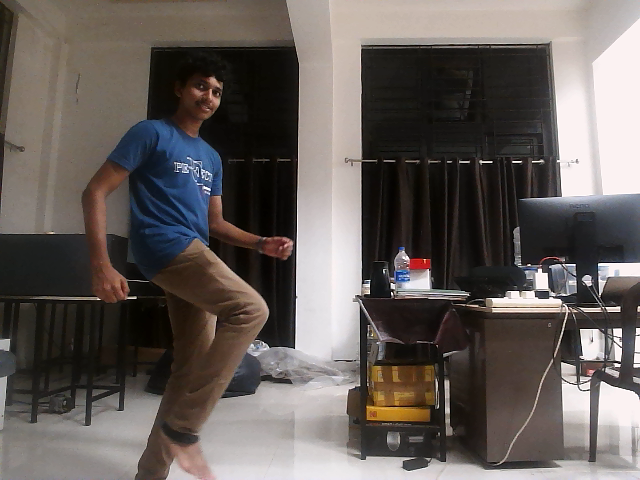
#> input picture img4.png, 640 x 480 px, given in place of the camera
$ python depth_optical_flow_test.py
#> lines starting #> are read from the running program, lines starting #| are printed output that depends on the picture
#> further down, l_frame is the input picture: shape (480, 640, 3); mean B, G, R 90, 93.6, 100.6
### core_modules/stereo_depth_sensing.py
import cv2 as cv
import numpy as np

def generate_depth_frame(left, right,cam_focal_length= 4.4e-3, baseline=25e-2):
    '''
    INPUT:

    Parameters:
        left: left camera feed as numpy array
        right: right camera feed as numpy array
        cam_focal_length:focal length of the camera used in the stereo cam module (in metres)
        baseline: relative separation of the cameras in the stereo-camera design (in metres)(default 25 cm (0.25 m))

    OUTPUT:
    Numpy array corresponding to the depth frame in metres.

    '''
#> called with cam_focal_length = 0.0044, baseline = 0.25

    #resizing for efficient computation
    left = cv.resize(left,(left.shape[1]//2, left.shape[0]//2))
    right = cv.resize(right, (right.shape[1]//2, right.shape[0]//2))

    left_gray = cv.cvtColor(left, cv.COLOR_RGB2GRAY)
    right_gray = cv.cvtColor(right, cv.COLOR_RGB2GRAY)

    # Apply Gaussian Blur
    imgL = cv.GaussianBlur(left_gray, (5, 5), 0)
    imgR = cv.GaussianBlur(right_gray, (5, 5), 0)

    # Apply CLAHE (Contrast Limited Adaptive Histogram Equalization)
    clahe = cv.createCLAHE(clipLimit=3.0, tileGridSize=(5, 5))
    imgL = clahe.apply(imgL)
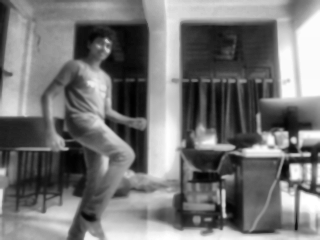
#> imgL: shape (240, 320); min 0, max 255, mean 117.7
    imgR = clahe.apply(imgR)

    # StereoSGBM Parameters
    min_disparity = 5
    num_disparities = 16*4  # Must be a multiple of 16
    block_size = 3  # Should be an odd number
    p1 = 8 * block_size**2  # Smoothness parameter 1
    p2 = 32 * block_size**2  # Smoothness parameter 2
    disp12_max_diff = 3
    uniqueness_ratio = 10
    speckle_window_size = 50
    speckle_range = 32
    pre_filter_cap = 63

    # StereoSGBM Matching
    stereo = cv.StereoSGBM_create(
        numDisparities=num_disparities,
        blockSize=block_size,
        minDisparity=min_disparity,
        P1=p1,
        P2=p2,
        disp12MaxDiff=disp12_max_diff,
        uniquenessRatio=uniqueness_ratio,
        speckleWindowSize=speckle_window_size,
        speckleRange=speckle_range,
        preFilterCap=pre_filter_cap,
        mode=cv.STEREO_SGBM_MODE_SGBM_3WAY
    )

    disparity = stereo.compute(imgL, imgR).astype(np.float32) / 16.0
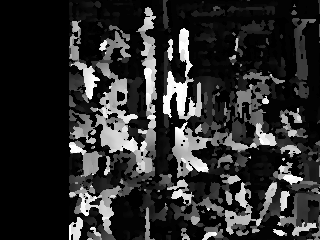
#> disparity: shape (240, 320) float32; min 4, max 68, mean 15.3; drawn with min black and max white

    # WLS Filtering
    lmbda = 8000
    sigma = 1.2
    wls_filter = cv.ximgproc.createDisparityWLSFilter(matcher_left=stereo)
    wls_filter.setLambda(lmbda)
    wls_filter.setSigmaColor(sigma)

    right_matcher = cv.ximgproc.createRightMatcher(stereo)
    disparity_right = right_matcher.compute(imgR, imgL).astype(np.float32) / 16.0
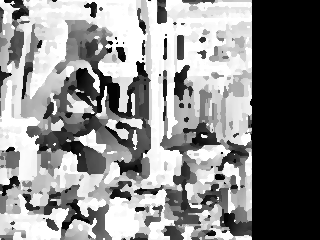
#> disparity_right: shape (240, 320) float32; min -69, max -5, mean -34.44; drawn with min black and max white
    filtered_disparity = wls_filter.filter(disparity, imgL, None, disparity_right)
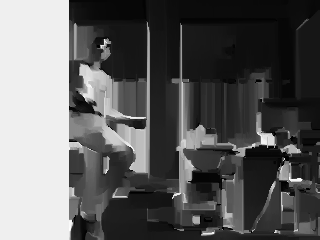
#> filtered_disparity: shape (240, 320) float32; min 4, max 68, mean 27.6; drawn with min black and max white

    # Normalize for visualization
    disparity_visual = cv.normalize(filtered_disparity, None, alpha=0, beta=255, norm_type=cv.NORM_MINMAX)
    disparity_visual = np.uint8(disparity_visual)

    # Avoid division by zero or negative disparities
    valid_disparity = np.where(filtered_disparity > 0, filtered_disparity, 1e-6)
    depth_map = (cam_focal_length * baseline) / valid_disparity

    #defining region of interest by slicing
    depth_map=depth_map[:,70:: ]
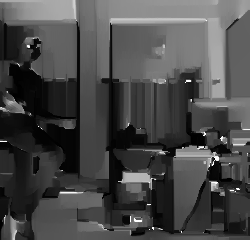
#> depth_map: shape (240, 250) float32; min 1.62e-05, max 0.000275, mean 9.08e-05; drawn with min black and max white

    return depth_map

### core_modules/optical_flow.py
import cv2
import math
import numpy as np

def compute_grid_flow(flow_magnitude, flow_direction,frame_width, frame_height, altitude, frame_rate,fov_x=45.83*math.pi/180, fov_y=70*math.pi/180):
    ''' INPUT: a 2D flow_magnitude frame  where each cell corresponds to the magnitude of flow vector at the corresponding pixel\t,\n
                another 2D flow_direction frame where each cell corresponds to the angle of flow vector  with repect to x axis at the corresponding pixel\t,\n
                horizontal_fov of stereocamera, vertical_fov of stereocamera, altitude and frame rate
        OUTPUT: a tuple of the form (velocity_magnitude,direction_angle) of the resultant velocity vector of all flow vectors in the frame'''
    V_grid_x = 0
    V_grid_y = 0

    for i in range(flow_magnitude.shape[0]):
        for j in range(flow_magnitude.shape[1]):
            V_grid_x += (2*(flow_magnitude[i, j]) * math.cos(flow_direction[i, j])*frame_rate*altitude*math.tan(fov_x/2))/frame_width
            V_grid_y += (2*((flow_magnitude[i, j]) * math.sin(flow_direction[i, j]) * -1)*frame_rate*altitude*math.tan(fov_y/2))/frame_height

    V_grid_x/=(flow_magnitude.shape[0]*flow_magnitude.shape[1])
    V_grid_y/=(flow_magnitude.shape[0]*flow_magnitude.shape[1])
    return (math.sqrt(V_grid_x**2 + V_grid_y**2),(2*math.pi)- math.atan2(V_grid_y,V_grid_x))


# [80 lines left out: functions vector_component, compute_net_flow, not called in this run]


# [8 lines of commented-out code are left out]


def detect_motion(depth_frame1, depth_frame2, altitude, frame_rate, h_fov=45.83*math.pi/180, v_fov=70*math.pi/180):

    #determining frame_height and frame_width
#> called with altitude = 0.8, frame_rate = 1.22, h_fov = 3, v_fov = 4.13
    frame_height=depth_frame1.shape[1]
#> frame_height = 250
    frame_width = depth_frame1.shape[0]
#> frame_width = 240

    #Normalizing the depth values
    depth_frame1 = cv2.normalize(depth_frame1, None, 0, 255, cv2.NORM_MINMAX).astype(np.uint8)
    depth_frame2 = cv2.normalize(depth_frame2, None, 0 , 255, cv2.NORM_MINMAX).astype(np.uint8)

    #Applying Colourmaps to frames to better visibility
    frame1 = cv2.applyColorMap(depth_frame1, cv2.COLORMAP_JET)
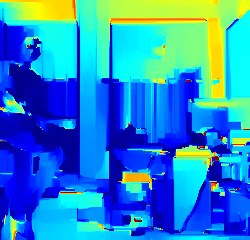
#> frame1: shape (240, 250, 3); mean B, G, R 202.5, 135.7, 37.1
    frame2 = cv2.applyColorMap(depth_frame2, cv2.COLORMAP_JET)

    # Convert to grayscale
    gray1 = cv2.cvtColor(frame1, cv2.COLOR_BGR2GRAY)
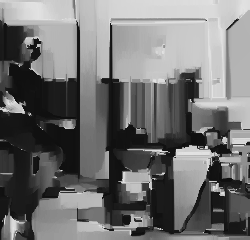
#> gray1: shape (240, 250); min 15, max 226, mean 113.9
    gray2 = cv2.cvtColor(frame2, cv2.COLOR_BGR2GRAY)

    # Detecting flow using PCA
    pca_flow = cv2.optflow.createOptFlow_PCAFlow()
    flow = pca_flow.calc(gray1, gray2, None)
    flow_magnitude, flow_angles = cv2.cartToPolar(flow[..., 0], flow[..., 1])
#> flow_magnitude: shape (240, 250) float32; every value is 0

    # Removing noise
    threshold = 1.2
    flow_magnitude[flow_magnitude < threshold] = 0

    height, width = flow_magnitude.shape
#> height = 240; width = 250
    y_step = height // 3
#> y_step = 80
    x_step = width // 3
#> x_step = 83

    # Generating grids
    grids_direction = [[None]*3 for _ in range(3)]
    grids_mag = [[None]*3 for _ in range(3)]

    for i in range(3):
        for j in range(3):
            grids_direction[i][j] = flow_angles[i*y_step:(i+1)*y_step, j*x_step:(j+1)*x_step]
            grids_mag[i][j] = flow_magnitude[i*y_step:(i+1)*y_step, j*x_step:(j+1)*x_step]
#> after the loop, grids_direction = 3 items; grids_mag = 3 items

    net_grid = [[compute_grid_flow(grids_mag[i][j], grids_direction[i][j],h_fov, v_fov,frame_width, frame_height,altitude, frame_rate) for j in range(3)] for i in range(3)]
#> after the loop in compute_grid_flow, `for i in range(flow_magnitude.shape[0]):`: V_grid_x = 0
#> net_grid = [[(0, 6.28), (0, 6.28), (0, 6.28)], [(0, 6.28), (0, 6.28), (0, 6.28)], [(0, 6.28), (0, 6.28), (0, 6.28)]]
#> (the run stopped early here; a loop or call above may not have finished)
